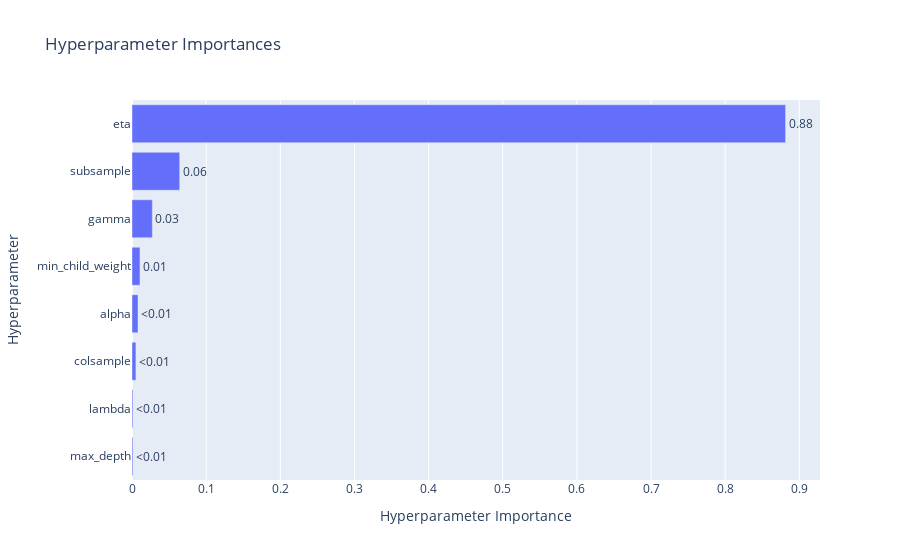

Here is the notebook cell this chart was saved with:
### Code cell
op_viz.plot_param_importances(study)

### Figure 1 — Plotly figure (JSON) as saved in the notebook; plotly's stock layout.template omitted (floating-point values rounded to 4 significant figures)
{"data": [{"cliponaxis": false, "hovertemplate": ["max_depth (IntDistribution): 0.0012899017887644116<extra></extra>", "lambda (FloatDistribution): 0.001298248694695136<extra></extra>", "colsample (FloatDistribution): 0.005269913548715807<extra></extra>", "alpha (FloatDistribution): 0.008133244937848772<extra></extra>", "min_child_weight (IntDistribution): 0.010779635890155657<extra></extra>", "gamma (FloatDistribution): 0.027438511294457058<extra></extra>", "subsample (FloatDistribution): 0.0643154217700416<extra></extra>", "eta (FloatDistribution): 0.8814751220753216<extra></extra>"], "name": "Objective Value", "orientation": "h", "text": ["<0.01", "<0.01", "<0.01", "<0.01", "0.01", "0.03", "0.06", "0.88"], "textposition": "outside", "type": "bar", "x": [0.00129, 0.001298, 0.00527, 0.008133, 0.01078, 0.02744, 0.06432, 0.8815], "y": ["max_depth", "lambda", "colsample", "alpha", "min_child_weight", "gamma", "subsample", "eta"]}], "layout": {"title": {"text": "Hyperparameter Importances"}, "xaxis": {"title": {"text": "Hyperparameter Importance"}}, "yaxis": {"title": {"text": "Hyperparameter"}}}}
